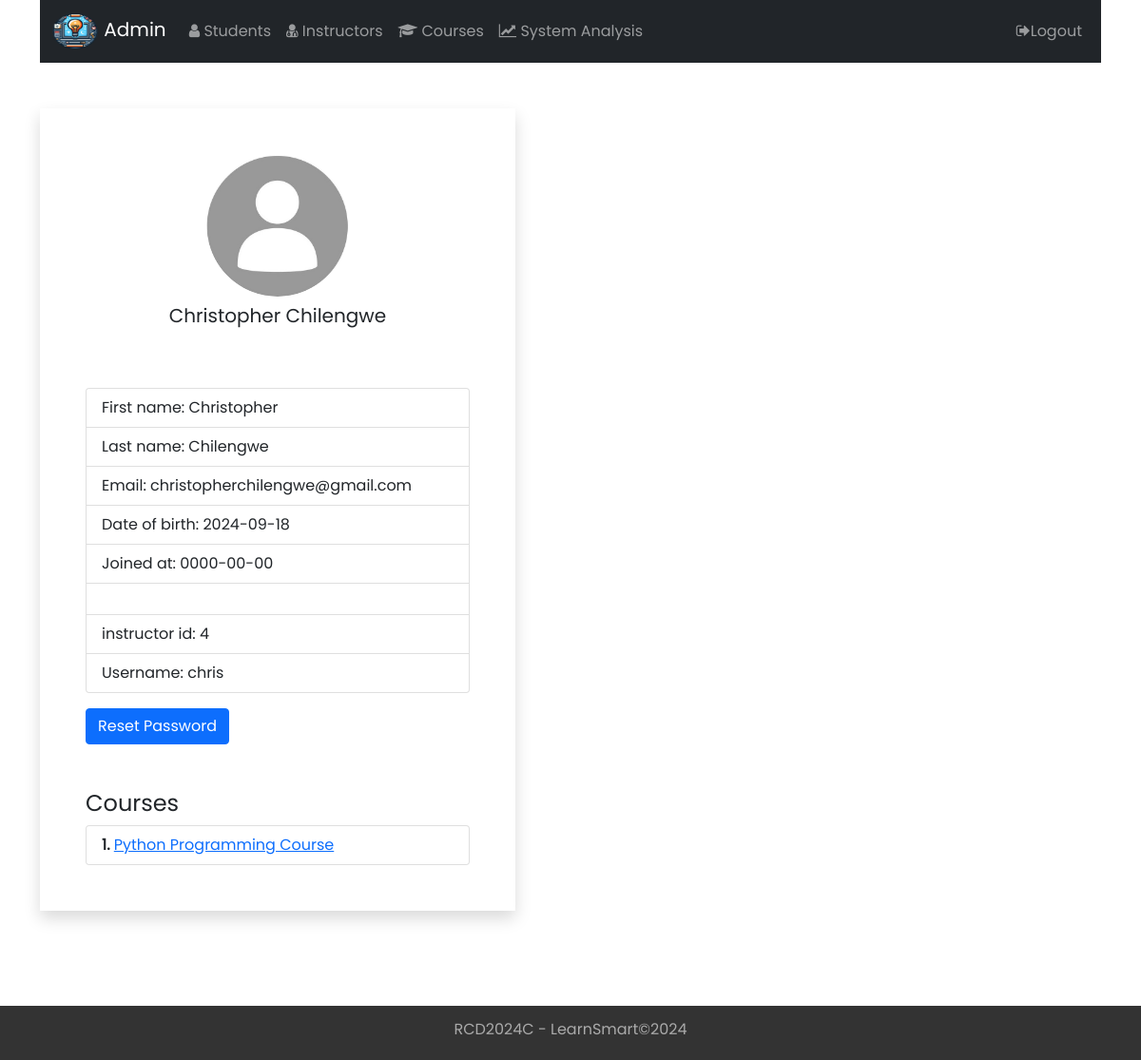
/Admin/instructor.php?instructor_id=4 (signed in), run on the app's committed database.
### tables this page shows
CREATE TABLE `instructor` (
  `instructor_id` int(11) NOT NULL,
  `username` varchar(255) NOT NULL,
  `password` varchar(1023) NOT NULL,
  `first_name` varchar(255) NOT NULL,
  `last_name` varchar(255) NOT NULL,
  `email` varchar(255) NOT NULL,
  `date_of_birth` date NOT NULL,
  `date_of_joined` date NOT NULL,
  `status` enum('Active','Not Active') NOT NULL DEFAULT 'Active',
  `profile_img` varchar(255) NOT NULL DEFAULT 'default.jpg'
);

CREATE TABLE `course` (
  `course_id` int(11) NOT NULL,
  `title` varchar(1023) NOT NULL,
  `description` varchar(1023) NOT NULL,
  `instructor_id` int(11) NOT NULL,
  `created_at` date NOT NULL DEFAULT current_timestamp(),
  `status` enum('Public','Private') NOT NULL DEFAULT 'Public',
  `cover` varchar(255) NOT NULL DEFAULT 'default_course.jpg'
);

### Controller/Admin/Instructor.php (called while the page is built, shortened)
<?php
include "../Models/Instructor.php";
include "../Models/Certificate.php";
include "../Models/Course.php";
function getById($instructor_id){
	$db = new Database();
    $db_conn = $db->connect();
	$student = new Instructor($db_conn);
	$student->init($instructor_id);
	return $student->getData();
}
function getCourseById($instructor_id){
	$db = new Database();
    $db_conn = $db->connect();
    $course_model = new Course($db_conn);
	$courses = $course_model->getByInstructorId($instructor_id);
	return $courses;
}

### Models/Instructor.php (called while the page is built, shortened)
<?php
class Instructor{
   private $table_name;
   private $conn;
   private $instructor_id;
   private $username;
   private $first_name;
   private $last_name;
   private $email;
   private $date_of_birth;
   private $date_of_joined;
   private $profile_img;
   function __construct($db_conn){
     $this->conn = $db_conn;
     $this->table_name = "instructor";
   }
   function init($instructor_id){
       try {
          $sql = 'SELECT * FROM '. $this->table_name.' WHERE instructor_id=?';
          $stmt = $this->conn->prepare($sql);
          $res = $stmt->execute([$instructor_id]);
          if($stmt->rowCount() == 1)
            {
                $stud = $stmt->fetch();
                $this->instructor_id = $stud['instructor_id'];
                $this->username   = $stud['username'];
                $this->first_name = $stud['first_name'];
                $this->last_name  = $stud['last_name'];
                $this->email      = $stud['email'];
                $this->date_of_birth  = $stud['date_of_birth'];
                $this->date_of_joined = $stud['date_of_joined'];
                $this->profile_img = $stud['profile_img'];
                return 1;
            }
          else return 0;
       }catch(PDOException $e){
          return 0;
       }
   }
 function getData(){
      $data = array('instructor_id' => $this->instructor_id,
                    'username' => $this->username,
                    'first_name' => $this->first_name,
                    'last_name' => $this->last_name,
                    'email' => $this->email,
                    'date_of_birth' => $this->date_of_birth,
                    'date_of_joined' => $this->date_of_joined,
                    'profile_img' => $this->profile_img
                   );
      return $data;
   }
}

### Models/Course.php (called while the page is built, shortened)
<?php
class Course {
   private $table_name;
   private $conn;
   function __construct($db_conn){
     $this->conn = $db_conn;
     $this->table_name = "course";
   }
   function getByInstructorId($instructor_id){
     try {
          $sql = 'SELECT * FROM '. $this->table_name.' WHERE instructor_id=?';
          $stmt = $this->conn->prepare($sql);
          $res = $stmt->execute([$instructor_id]);
          if($stmt->rowCount() > 0)
            {
                $courses = $stmt->fetchAll();
                return $courses;
            }
          else return 0;
       }catch(PDOException $e){
          return 0;
       }
   }
}

### Admin/instructor.php (the view, shortened to what this page needs)
<?php
if (isset($_SESSION['username']) &&
    isset($_SESSION['admin_id'])) {
  if (isset($_GET['instructor_id'])) {
    include "../Controller/Admin/Instructor.php";
    $_id = Validation::clean($_GET['instructor_id']);
    $instructor = getById($_id);
   $courses = getCourseById($_id);
    include "inc/Header.php";
?>
<div class="container">
  <?php include "inc/NavBar.php"; ?>
  <div class="list-table pt-5">
  <div class="r-side p-5 shadow" style="max-width: 500px;">
      <div class="profile text-center">
        <img  class="circle"
              src="../assets/Upload/profile/<?=$instructor['profile_img']?>" alt="PROFILE IMG" width="150">
              <h5 class="p-2"><?=$instructor['first_name']?> <?=$instructor['last_name']?></h5>
      </div><br><br>
        <ul class="list-group">
          <li class="list-group-item">First name: <?=$instructor['first_name']?></li>
          <li class="list-group-item">Last name: <?=$instructor['last_name']?></li>
          <li class="list-group-item">Email: <?=$instructor['email']?></li>
          <li class="list-group-item">Date of birth: <?=$instructor['date_of_birth']?></li>
          <li class="list-group-item">Joined at: <?=$instructor['date_of_joined']?></li>
           <li class="list-group-item p-3"></li>
          <li class="list-group-item">instructor id: <?=$instructor['instructor_id']?></li>
          <li class="list-group-item">Username: <?=$instructor['username']?></li>
        </ul>
        <div class="mt-3">
          <a href="Reset-Password.php?for=instructor&instructor_id=<?=$instructor['instructor_id']?>" class="btn btn-primary">Reset Password</a>
        </div>
        <?php if (!empty($courses)) { ?>
        <h4 class="mt-5">Courses</h4>
        <ul class="list-group">
           <?php
             $i = 0;
             foreach ($courses as $course) { $i++;
           ?>
              <li class="list-group-item">
                <b><?=$i ?>. </b>
                <a href="Course.php?course_id=<?=$course['course_id']?>"> <?=$course['title']?> </a>
              </li>
           <?php } ?>
        </ul>
        <?php } ?>
    </div>
  </div>
  </div>
<?php include "inc/Footer.php"; ?>
<?php
 }else {
  $em = "Invalid instructor id";
  Util::redirect("index.php", "error", $em);
  }
}else {
$em = "First login ";
Util::redirect("../login.php", "error", $em);
} ?>

### Assets/css/style.css (style rules this page uses)
* { padding: 0; margin: 0; font-family: Poppins, sans-serif; }
img { max-width: 100% !important; }
.container { min-height: 90vh; }
.circle { border-radius: 50%; }

### data on the page
instructor: profile_img (placeholder picture), first_name "Christopher", last_name "Chilengwe", email "christopherchilengwe@gmail.com", date_of_birth "2024-09-18", date_of_joined "0000-00-00", instructor_id "4", username "chris"
course: title "Python Programming Course"
